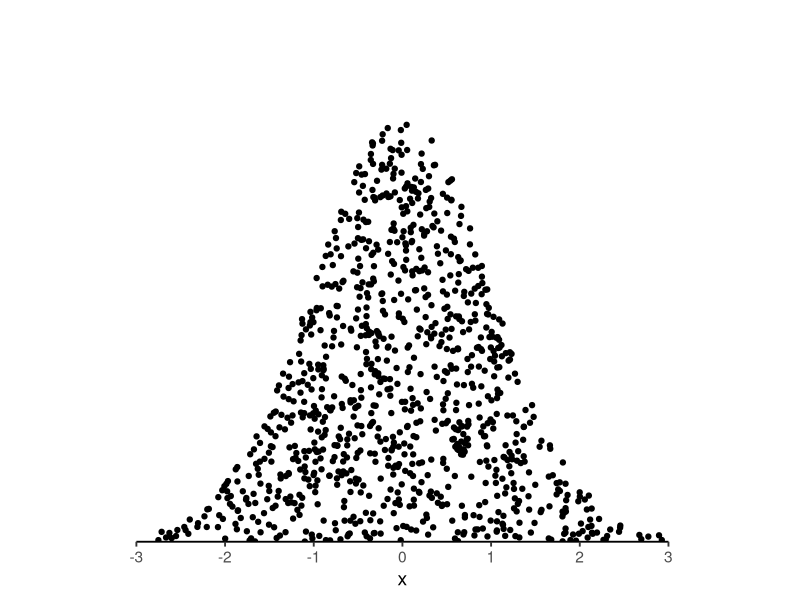
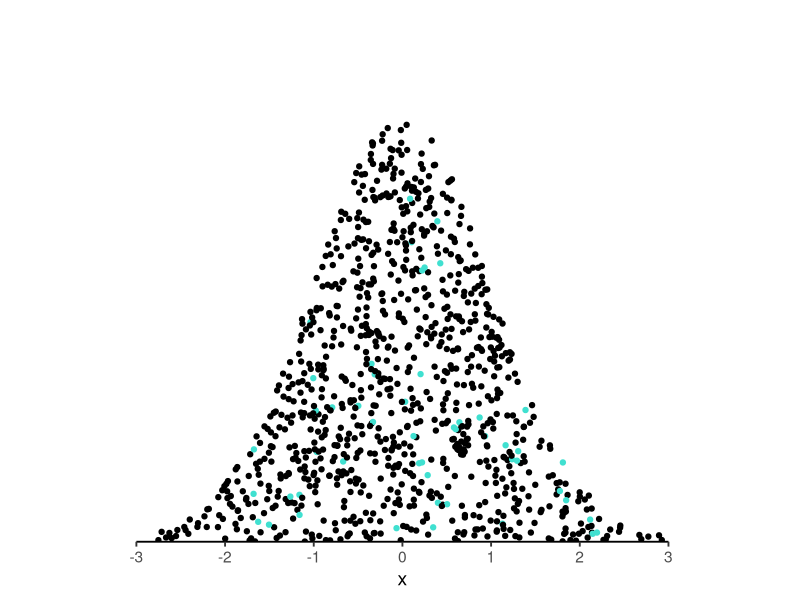
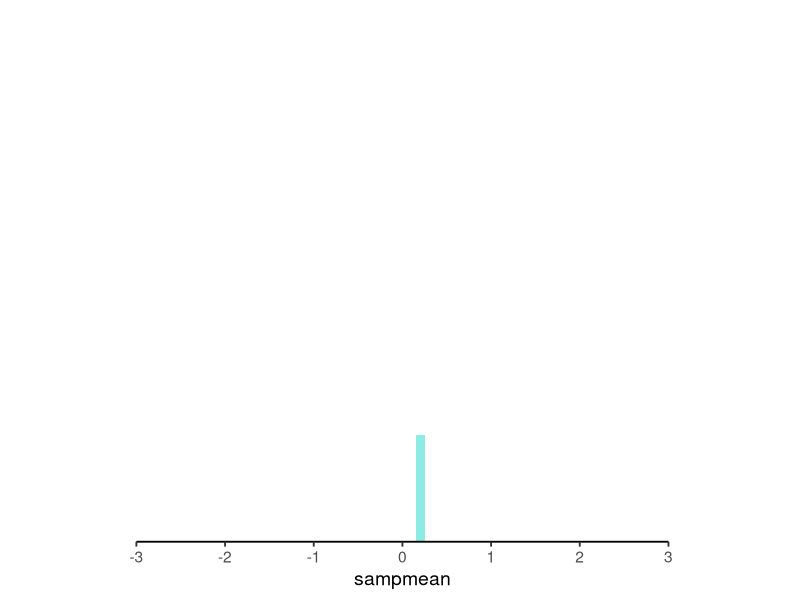

Source code (R) for these figures, in order:
## ---- chunk 1
library(tidyverse)
## ---- chunk 2
sampcolor <- "turquoise"
popsize <- 1000
sampsize <- 50

population <- data.frame(id = 1:popsize,
                         x = rnorm(popsize)) %>%
  mutate(y = runif(popsize, min = 0, max = dnorm(x)))

sampling <- data.frame(sampmean = as.numeric())
         
population %>%
  ggplot(aes(x = x, y = y)) +
  geom_point() +
  coord_cartesian(xlim = c(-3, 3), y = c(0, .5), expand = F) +
  theme_classic(base_size = 14) +
  labs(y = NULL) +
  theme(axis.text.y = element_blank(),
        axis.line.y = element_blank(),
        axis.ticks.y = element_blank(),
        aspect.ratio = 1)
## ---- chunk 3
sampdist <- function() {
  population <<- population %>%
    mutate(samp = factor(ifelse(x %in% sample(x, sampsize), 1, 0), ordered = T))
  
  population %>%
    ggplot(aes(x = x, y = y, color = samp)) +
    geom_point() +
    coord_cartesian(xlim = c(-3, 3), y = c(0, .5), expand = F) +
    theme_classic(base_size = 14) +
    scale_color_manual(NULL, values = c("black", sampcolor)) +
    labs(y = NULL) +
    guides(color = "none") +
    theme(axis.text.y = element_blank(),
          axis.line.y = element_blank(),
          axis.ticks.y = element_blank(),
          aspect.ratio = 1)
}

samplingdist <- function() {
  sampling <<- sampling %>%
    rbind(population %>% filter(samp == 1) %>% summarize(sampmean = sum(x) / sampsize))
  
  sampling %>%
    ggplot(aes(x = sampmean)) +
    geom_histogram(fill = sampcolor, color = NA, bins = 5, alpha = .6) +
    geom_density(color = sampcolor, linewidth = 1) +
    coord_cartesian(xlim = c(-3, 3), ylim = c(0, 5), expand = F) +
    theme_classic(base_size = 14) +
    labs(y = NULL) +
    guides(color = "none") +
    theme(axis.text.y = element_blank(),
          axis.line.y = element_blank(),
          axis.ticks.y = element_blank(),
          aspect.ratio = 1)
}
## ---- chunk 4
sampdist()
## ---- chunk 5
samplingdist()
